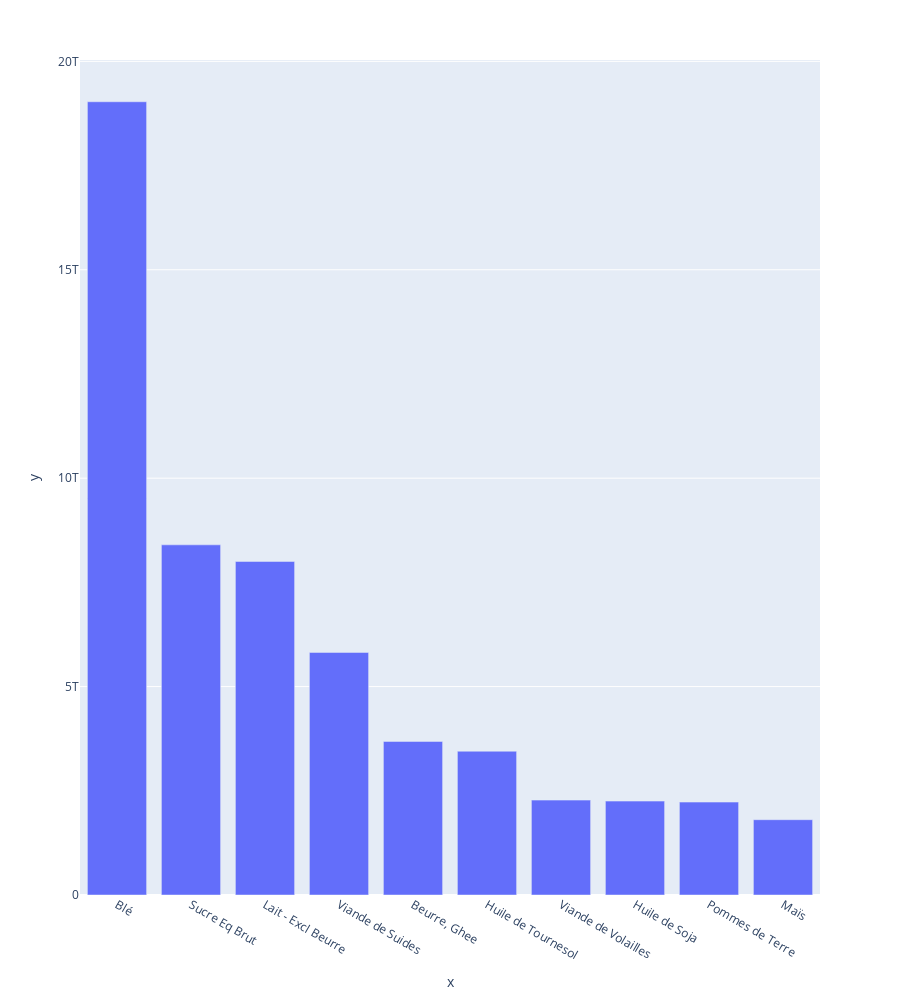

The code cell stored with this chart in its notebook:
### Code cell
df_kcal=merged_df[['Code Pays', "Pays", 'Population', 'Code Produit', 'Produit', "Kcal"]]
df_kcal=df_kcal[df_kcal['Pays']=='France']

df_kcal.sort_values(by='Kcal', ascending=False, inplace=True )
df_kcal.head(10)
fig = px.bar(x=df_kcal.head(10).Produit,y=df_kcal.head(10).Kcal, height=1000)
fig.show()

### Figure 1 — Plotly figure (JSON) as saved in the notebook; plotly's stock layout.template omitted (floating-point values rounded to 4 significant figures)
{"data": [{"alignmentgroup": "True", "hovertemplate": "x=%{x}<br>y=%{y}<extra></extra>", "legendgroup": "", "marker": {"color": "#636efa", "pattern": {"shape": ""}}, "name": "", "offsetgroup": "", "orientation": "v", "showlegend": false, "textposition": "auto", "type": "bar", "x": ["Blé", "Sucre Eq Brut", "Lait - Excl Beurre", "Viande de Suides", "Beurre, Ghee", "Huile de Tournesol", "Viande de Volailles", "Huile de Soja", "Pommes de Terre", "Maïs"], "xaxis": "x", "y": [19031100365000, 8400904970000, 8001979315000, 5819621320000, 3684195755000, 3449533605000, 2276222855000, 2252756640000, 2229290425000, 1806898555000], "yaxis": "y"}], "layout": {"barmode": "relative", "height": 1000, "legend": {"tracegroupgap": 0}, "margin": {"t": 60}, "xaxis": {"anchor": "y", "domain": [0, 1], "title": {"text": "x"}}, "yaxis": {"anchor": "x", "domain": [0, 1], "title": {"text": "y"}}}}
